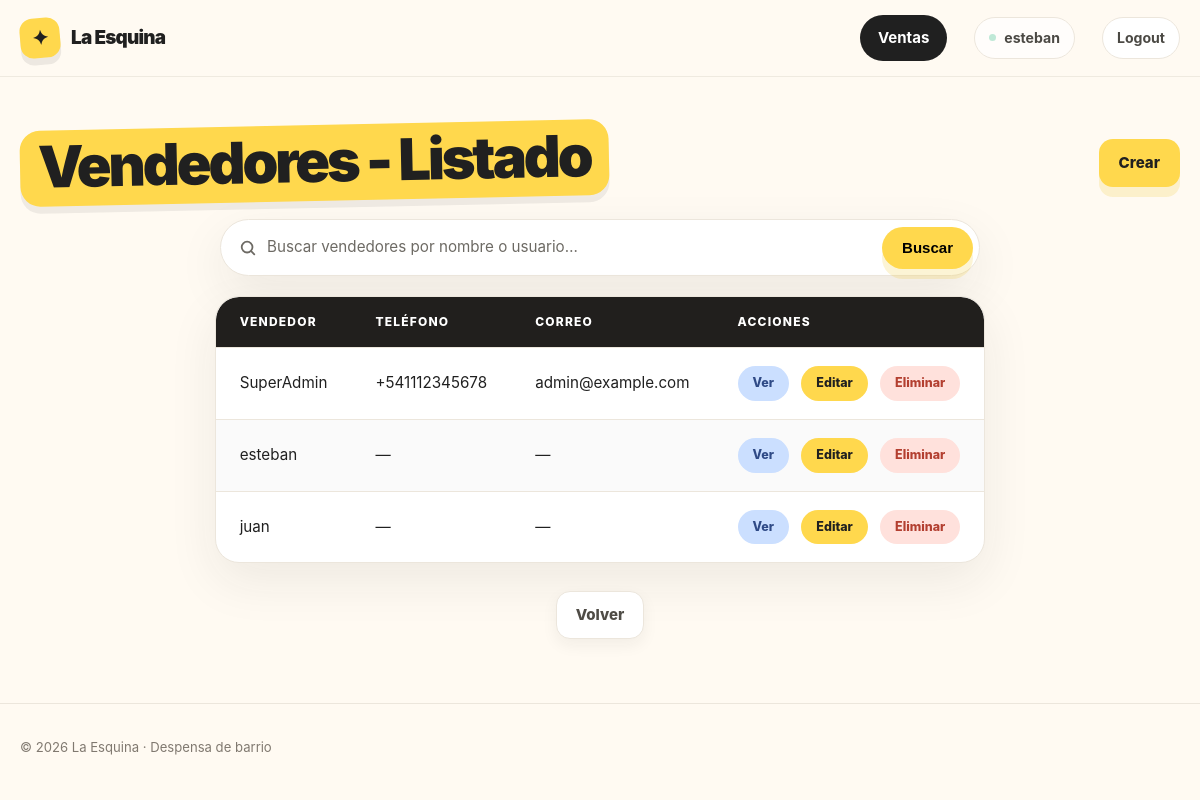
Before: /ventas/vendedor/ (signed in) with the older database file.
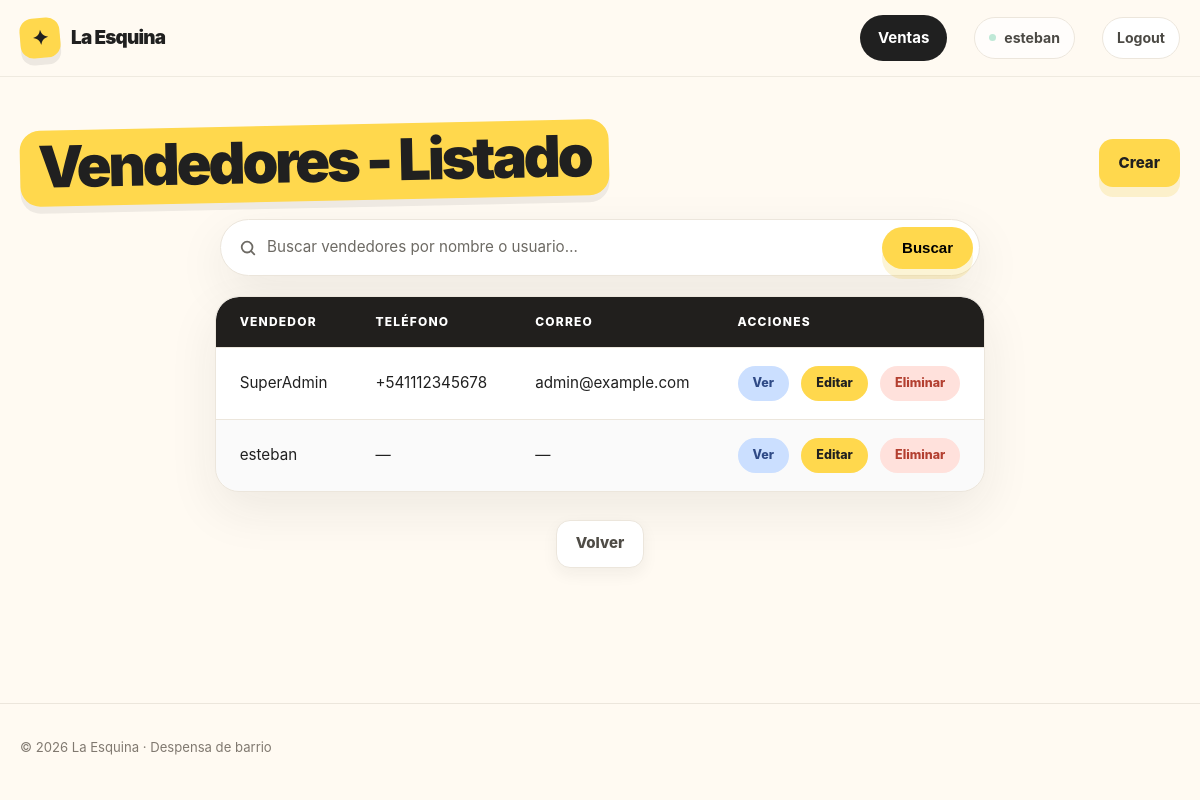
After: the same page with the newer database file.
### ventas/models/vendedor.py (models this page shows)
class Vendedor(models.Model):
    usuario = models.OneToOneField(
        settings.AUTH_USER_MODEL, on_delete=models.CASCADE, related_name="vendedor"
    )
    telefono = PhoneNumberField(blank=True)
    foto_perfil = models.ImageField(null=True, blank=True, upload_to="vendedores/perfiles/")
    def __str__(self) -> str:
        return self.usuario.get_full_name() or self.usuario.username
    class Meta:
        verbose_name = "Vendedor"
        verbose_name_plural = "Vendedores"

### ventas/views/vendedor.py (the view)
# urls.py: path("vendedor/", VendedorList.as_view(), name="vendedor_list"),
class VendedorList(StaffRequiredMixin, ListView):
    model = Vendedor
    context_object_name = "vendedores"
    def get_queryset(self) -> QuerySet:
        busqueda = self.request.GET.get("busqueda", "").strip()
        vendedores = Vendedor.objects.select_related("usuario")
        if busqueda:
            vendedores = vendedores.filter(
                Q(usuario__first_name__icontains=busqueda)
                | Q(usuario__last_name__icontains=busqueda)
                | Q(usuario__username__icontains=busqueda)
            )
        return vendedores

### core/mixins.py (called while the page is built)
    def test_func(self) -> bool:
        return bool(self.request.user.is_staff)

### ventas/templates/ventas/vendedor_list.html
{% extends "core/base.html" %}
{% load static %}
{% block styles %}
    <link rel="stylesheet" href="{% static 'core/css/table.css' %}" />
    <link rel="stylesheet" href="{% static 'core/css/search.css' %}" />
{% endblock styles %}
{% block content %}
    <div class="container section">
        <div class="page-head">
            <h1 class="page-title">Vendedores - Listado</h1>
            <a class="button button-primary"
               href="{% url 'ventas:vendedor_create' %}">Crear</a>
        </div>
        {% include "core/partials/search.html" with placeholder="Buscar vendedores por nombre o usuario…" label="Buscar vendedores" clear_url="ventas:vendedor_list" %}
        <table class="data-table">
            <thead>
                <tr>
                    <th>Vendedor</th>
                    <th>Teléfono</th>
                    <th>Correo</th>
                    <th>Acciones</th>
                </tr>
            </thead>
            <tbody>
                {% for vendedor in vendedores %}
                    <tr>
                        <td>{{ vendedor }}</td>
                        <td>{{ vendedor.telefono|default:"—" }}</td>
                        <td>{{ vendedor.usuario.email|default:"—" }}</td>
                        <td class="table-actions">
                            <a class="table-action table-action--view"
                               href="{% url 'ventas:vendedor_detail' vendedor.pk %}">Ver</a>
                            <a class="table-action table-action--edit"
                               href="{% url 'ventas:vendedor_update' vendedor.pk %}">Editar</a>
                            <a class="table-action table-action--danger"
                               href="{% url 'ventas:vendedor_delete' vendedor.pk %}">Eliminar</a>
                        </td>
                    </tr>
                {% empty %}
                    <tr>
                        <td class="table-empty" colspan="4">No hay vendedores disponibles.</td>
                    </tr>
                {% endfor %}
            </tbody>
        </table>
        <div class="page-actions">
            <a class="button button-secondary" href="{% url 'ventas:home' %}">Volver</a>
        </div>
    </div>
{% endblock content %}

Changed rows visible on the page:
removed Vendedor: usuario.username "juan", telefono "—", usuario.email "—"
